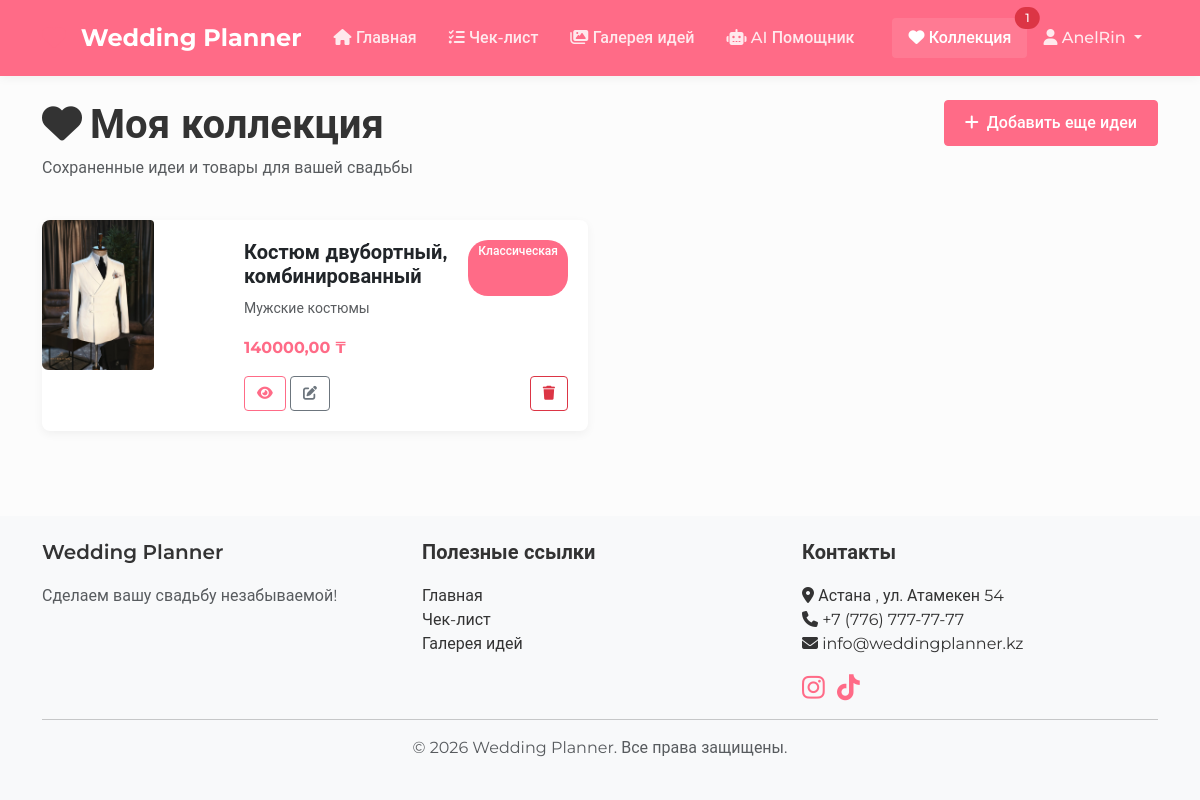
The app's page /cart/ (signed in), older data.
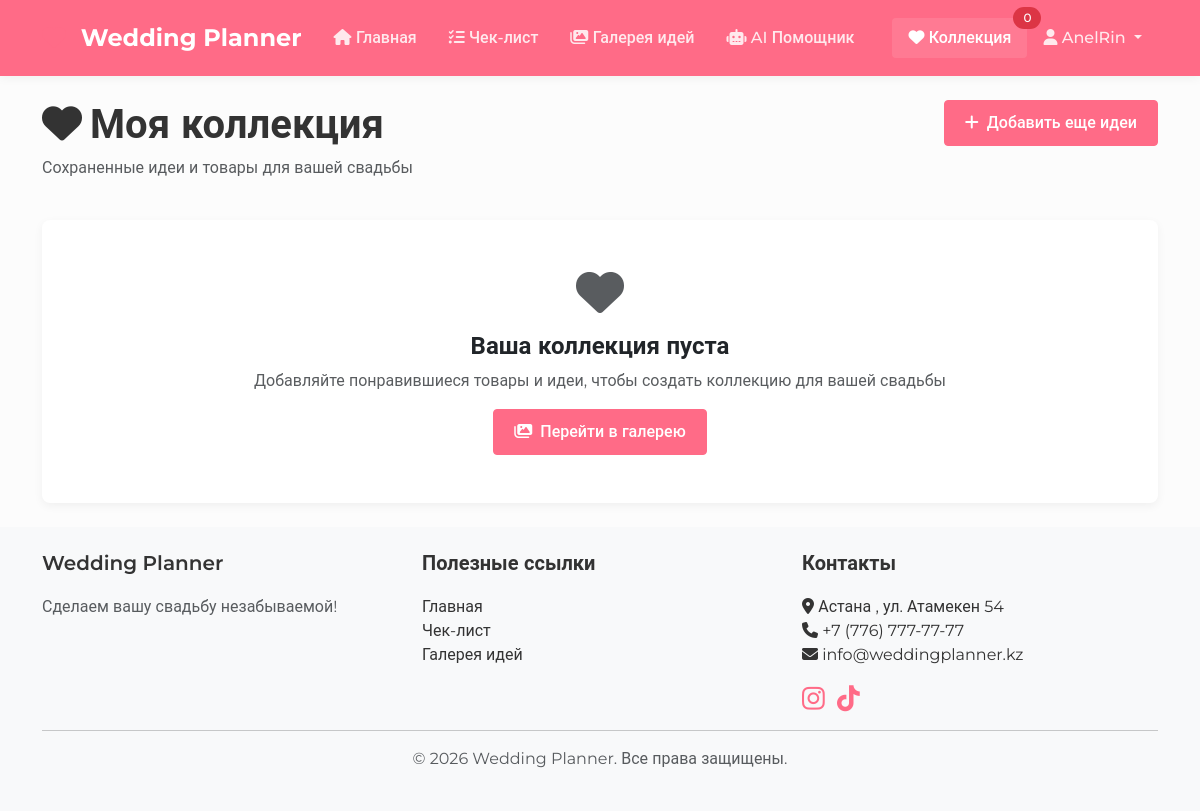
The same page, newer data.
### weddings/models.py (models this page shows, shortened)
class CartItem(models.Model):
    user = models.ForeignKey(User, on_delete=models.CASCADE, related_name='cart_items')
    product = models.ForeignKey(Product, on_delete=models.CASCADE)
    notes = models.TextField(blank=True, verbose_name='Заметки')
    added_at = models.DateTimeField(auto_now_add=True)
    class Meta:
        unique_together = ('user', 'product')
        ordering = ['-added_at']

class Product(models.Model):
    category = models.ForeignKey(ProductCategory, on_delete=models.CASCADE, related_name='products')
    name = models.CharField(max_length=255, verbose_name='Название')
    description = models.TextField(verbose_name='Описание')
    price = models.DecimalField(max_digits=10, decimal_places=2, verbose_name='Цена')
    image = models.ImageField(upload_to='products/', verbose_name='Изображение')
    style = models.CharField(max_length=20, choices=Wedding.STYLE_CHOICES, verbose_name='Стиль')
    available = models.BooleanField(default=True, verbose_name='В наличии')
    created_at = models.DateTimeField(auto_now_add=True)
    updated_at = models.DateTimeField(auto_now=True)
    class Meta:
        ordering = ['-created_at']

class ProductCategory(models.Model):
    name = models.CharField(max_length=100, verbose_name='Название категории')
    slug = models.SlugField(unique=True)
    class Meta:
        verbose_name_plural = 'Product Categories'

### weddings/views.py (the view)
# urls.py: path('cart/', views.cart, name='cart'),
@login_required
def cart(request):
    cart_items = CartItem.objects.filter(user=request.user)
    context = {
        'cart_items': cart_items
    }
    return render(request, 'weddings/cart.html', context)

### weddings/templates/weddings/cart.html (shortened to what this page needs)
{% extends "base.html" %}
{% block content %}
<div class="row mb-4">
    <div class="col-md-8">
        <h1><i class="fas fa-heart me-2"></i>Моя коллекция</h1>
        <p class="text-muted">Сохраненные идеи и товары для вашей свадьбы</p>
    </div>
    <div class="col-md-4 text-end">
        <a href="{% url 'gallery' %}" class="btn btn-primary">
            <i class="fas fa-plus me-2"></i>Добавить еще идеи
        </a>
    </div>
</div>
{% if cart_items %}
    <div class="row">
        {% for cart_item in cart_items %}
            <div class="col-md-6 mb-4">
                <div class="card cart-item-card">
                    <div class="row g-0">
                        <div class="col-md-4">
                            <img src="{{ cart_item.product.image.url }}" class="img-fluid rounded-start cart-image" alt="{{ cart_item.product.name }}">
                        </div>
                        <div class="col-md-8">
                            <div class="card-body">
                                <div class="d-flex justify-content-between">
                                    <h5 class="card-title">{{ cart_item.product.name }}</h5>
                                    <span class="badge bg-primary">{{ cart_item.product.get_style_display }}</span>
                                </div>
                                <p class="card-text">
                                    <small class="text-muted">{{ cart_item.product.category.name }}</small>
                                </p>
                                <p class="card-text fw-bold text-primary">{{ cart_item.product.price }} ₸</p>
                                <div class="d-flex justify-content-between mt-2">
                                    <div>
                                        <a href="{% url 'product_detail' cart_item.product.id %}" class="btn btn-sm btn-outline-primary">
                                            <i class="fas fa-eye"></i>
                                        </a>
                                        <a href="{% url 'update_cart_notes' cart_item.id %}" class="btn btn-sm btn-outline-secondary">
                                            <i class="fas fa-edit"></i>
                                        </a>
                                    </div>
                                    <a href="{% url 'remove_from_cart' cart_item.id %}" class="btn btn-sm btn-outline-danger"
                                       onclick="return confirm('Вы уверены, что хотите удалить этот товар из коллекции?')">
                                        <i class="fas fa-trash"></i>
                                    </a>
                                </div>
                            </div>
                        </div>
                    </div>
                </div>
            </div>
        {% endfor %}
    </div>
{% else %}
    <div class="card">
        <div class="card-body text-center py-5">
            <i class="fas fa-heart fa-3x text-muted mb-3"></i>
            <h4>Ваша коллекция пуста</h4>
            <p class="text-muted">Добавляйте понравившиеся товары и идеи, чтобы создать коллекцию для вашей свадьбы</p>
            <a href="{% url 'gallery' %}" class="btn btn-primary">
                <i class="fas fa-images me-2"></i>Перейти в галерею
            </a>
        </div>
    </div>
{% endif %}
{% endblock %}

### templates/includes/navbar.html (shortened to what this page needs)
<nav class="navbar navbar-expand-lg navbar-dark bg-primary">
    <div class="container">
        <a class="navbar-brand" href="{% url 'home' %}">
            <i class="fas fa-heart mr-2"></i> Wedding Planner
        </a>
        <div class="collapse navbar-collapse" id="navbarNav">
            <ul class="navbar-nav me-auto">
                <li class="nav-item">
                    <a class="nav-link {% if request.path == '/' %}active{% endif %}" href="{% url 'home' %}">
                        <i class="fas fa-home"></i> Главная
                    </a>
                </li>
                    {% if user.is_authenticated %}
                        <li class="nav-item">
                            <a class="nav-link {% if 'checklist' in request.path %}active{% endif %}" href="{% url 'checklist' %}">
                                <i class="fas fa-tasks"></i> Чек-лист
                            </a>
                        </li>
                        <li class="nav-item">
                            <a class="nav-link {% if 'gallery' in request.path %}active{% endif %}" href="{% url 'gallery' %}">
                                <i class="fas fa-images"></i> Галерея идей
                            </a>
                        </li>
                        <li class="nav-item">
                            <a class="nav-link {% if 'gemini' in request.path %}active{% endif %}" href="{% url 'gemini_chat' %}">
                                <i class="fas fa-robot"></i> AI Помощник
                            </a>
                        </li>
                    {% endif %}
            </ul>
            <ul class="navbar-nav">
                {% if user.is_authenticated %}
                    <li class="nav-item">
                        <a class="nav-link position-relative {% if 'cart' in request.path %}active{% endif %}" href="{% url 'cart' %}">
                            <i class="fas fa-heart"></i> Коллекция
                            <span class="position-absolute top-0 start-100 translate-middle badge rounded-pill bg-danger">
                                {{ user.cart_items.count }}
                            </span>
                        </a>
                    </li>
                    <li class="nav-item dropdown">
                        <a class="nav-link dropdown-toggle" href="#" role="button" data-bs-toggle="dropdown" aria-expanded="false">
                            <i class="fas fa-user"></i> {{ user.username }}
                        </a>
                    </li>
                {% endif %}
            </ul>
        </div>
    </div>
</nav>

Row changes from the older to the newer data that the page shows:
removed CartItem: product.image (picture), product.name "Костюм двубортный, комбинированный", product.style "Классическая", product.category.name "Мужские костюмы", product.price "140000,00"
Text that changed along with them:
{{ user.cart_items.count }}: "1" → "0"
text now shown: "Ваша коллекция пуста Добавляйте понравившиеся товары и идеи, чтобы создать коллекцию для вашей свадьбы Перейти в галерею"
